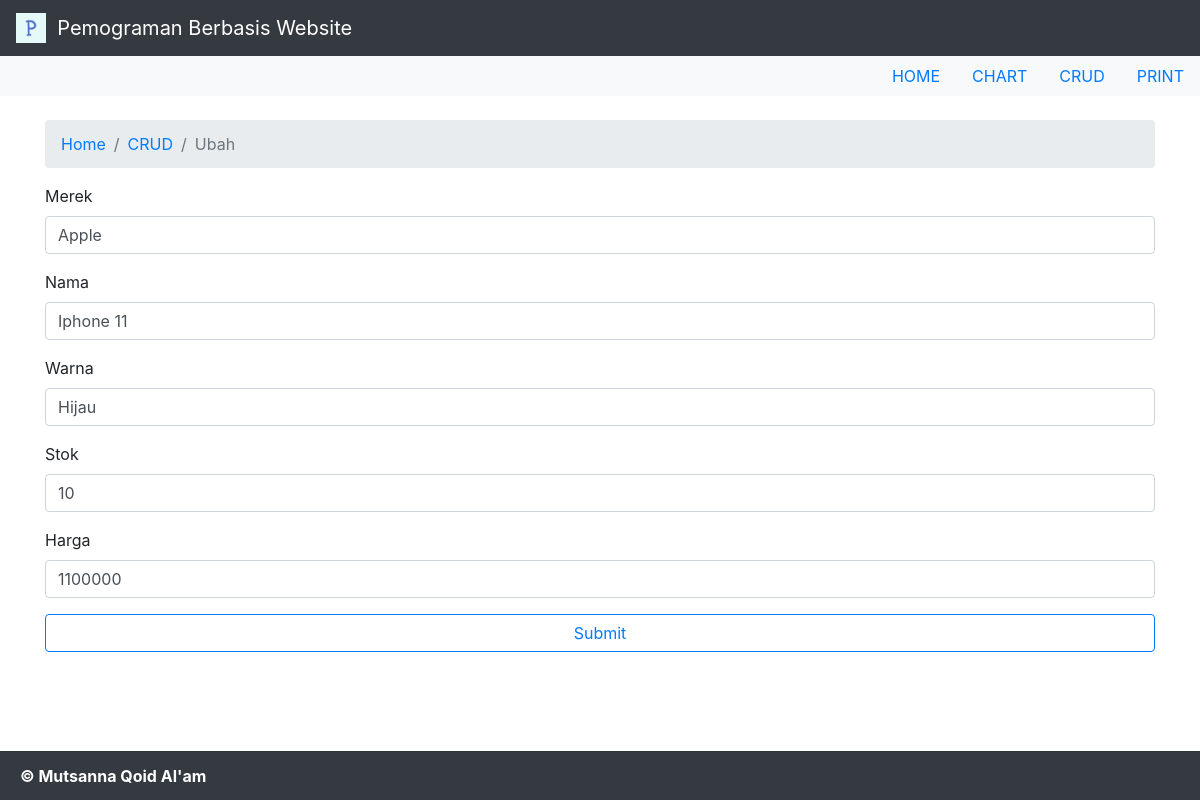
Screenshot of /page/ubah.php?id=5 (signed in) with the database file from the repository.
### tables this page shows
CREATE TABLE `data_hp` (
  `id_hp` int(5) NOT NULL,
  `merek` varchar(20) NOT NULL,
  `nama` varchar(20) NOT NULL,
  `warna` varchar(20) NOT NULL,
  `stok` int(11) NOT NULL,
  `harga` int(15) NOT NULL,
  `foto` blob NOT NULL
);

### page/ubah.php (the view, shortened to what this page needs)
<!DOCTYPE html>
<html>
    <head>
	    <link rel="stylesheet" href="https://stackpath.bootstrapcdn.com/bootstrap/4.4.1/css/bootstrap.min.css">
        <link href="https://stackpath.bootstrapcdn.com/font-awesome/4.7.0/css/font-awesome.min.css" rel="stylesheet">
    </head>
    <body>
    <?php
    $id = $_GET['id'];
    include '../config/config.php';
    $data = mysqli_query($koneksi,"SELECT * from data_hp where id_hp='$id'");
	while($data_hp = mysqli_fetch_array($data)){
    ?>
    <nav class="navbar navbar-dark bg-dark">
        <a class="navbar-brand" href="#">
        <img src="../img/p.png" width="30" height="30" class="d-inline-block align-top" alt="">
            &nbsp;Pemograman Berbasis Website
        </a>
    </nav>
    <ul class="nav justify-content-end bg-light">
        <li class="nav-item">
            <a class="nav-link" href="../index.php">HOME</a>
        </li>
        <li class="nav-item">
            <a class="nav-link" href="chart.php">CHART</a>
        </li>
        <li class="nav-item">
            <a class="nav-link" href="crud.php">CRUD</a>
        </li>
        <li class="nav-item">
            <a class="nav-link" href="cetak.php">PRINT</a>
        </li>
    </ul>
    <br>
    <div class="container">
    <nav aria-label="breadcrumb">
        <ol class="breadcrumb">
            <li class="breadcrumb-item"><a href="../index.php">Home</a></li>
            <li class="breadcrumb-item"><a href="crud.php">CRUD</a></li>
            <li class="breadcrumb-item active" aria-current="page">Ubah</li>
        </ol>
    </nav>
    <form method="post" action="../config/ubah_aksi.php">
        <div class="form-group">
            <label>Merek</label>
            <input class="form-control" name="merek" type="text" value="<?php echo $data_hp['merek']; ?>">
        </div>
        <div class="form-group">
            <label>Nama</label>
            <input class="form-control" name="nama" type="text" value="<?php echo $data_hp['nama']; ?>">
        </div>
        <div class="form-group">
            <label>Warna</label>
            <input class="form-control" name="warna" type="text" value="<?php echo $data_hp['warna']; ?>">
        </div>
        <div class="form-group">
            <label>Stok</label>
            <input class="form-control" name="stok" type="text" value="<?php echo $data_hp['stok']; ?>">
        </div>
        <div class="form-group">
            <label>Harga</label>
            <input class="form-control" name="harga" type="number" value="<?php echo $data_hp['harga']; ?>">
        </div>
        <button type="submit" class="btn btn-outline-primary btn-block">Submit</button>
    </form>
    <?php } ?>
    <br>
    <br>
    <br>
    <br>
    </div>
        <?php include('../content/footer.php');?>
    </body>
</html>

### rows the page displays
data_hp: merek "Apple", nama "Iphone 11", warna "Hijau", stok "10", harga "1100000"
